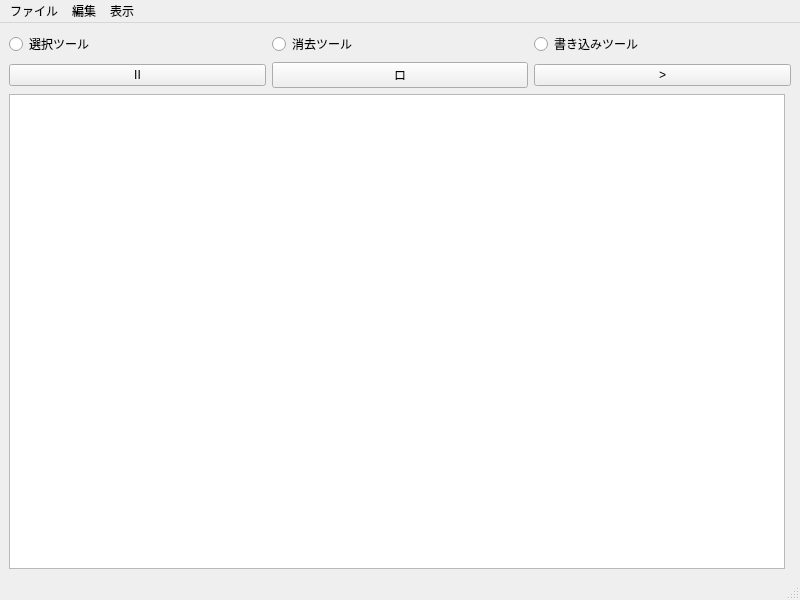
<?xml version="1.0" encoding="UTF-8"?>
<ui version="4.0">
 <class>MainWindow</class>
 <widget class="QMainWindow" name="MainWindow">
  <property name="geometry">
   <rect>
    <x>0</x>
    <y>0</y>
    <width>800</width>
    <height>600</height>
   </rect>
  </property>
  <property name="windowTitle">
   <string>F0 Editor</string>
  </property>
  <widget class="QWidget" name="centralwidget">
   <property name="enabled">
    <bool>true</bool>
   </property>
   <property name="autoFillBackground">
    <bool>false</bool>
   </property>
   <layout class="QGridLayout" name="gridLayout_2">
    <item row="0" column="0" colspan="2">
     <layout class="QGridLayout" name="gridLayout">
      <item row="1" column="0">
       <layout class="QHBoxLayout" name="horizontalLayout_2">
        <item>
         <widget class="QPushButton" name="tmpstop_button">
          <property name="text">
           <string>II</string>
          </property>
         </widget>
        </item>
        <item>
         <widget class="QPushButton" name="stop_button">
          <property name="text">
           <string>ロ</string>
          </property>
         </widget>
        </item>
        <item>
         <widget class="QPushButton" name="play_button">
          <property name="text">
           <string>&gt;</string>
          </property>
         </widget>
        </item>
       </layout>
      </item>
      <item row="0" column="0">
       <layout class="QHBoxLayout" name="horizontalLayout_3">
        <item>
         <widget class="QRadioButton" name="select_tool">
          <property name="text">
           <string>選択ツール</string>
          </property>
         </widget>
        </item>
        <item>
         <widget class="QRadioButton" name="erase_tool">
          <property name="text">
           <string>消去ツール</string>
          </property>
         </widget>
        </item>
        <item>
         <widget class="QRadioButton" name="write_tool">
          <property name="text">
           <string>書き込みツール</string>
          </property>
         </widget>
        </item>
       </layout>
      </item>
     </layout>
    </item>
    <item row="1" column="0">
     <widget class="QListView" name="dummy"/>
    </item>
   </layout>
  </widget>
  <widget class="QMenuBar" name="menubar">
   <property name="geometry">
    <rect>
     <x>0</x>
     <y>0</y>
     <width>800</width>
     <height>36</height>
    </rect>
   </property>
   <widget class="QMenu" name="menu">
    <property name="title">
     <string>ファイル</string>
    </property>
    <addaction name="action_open_f0"/>
    <addaction name="actio_close_file"/>
    <addaction name="action_save"/>
    <addaction name="action_save_as"/>
   </widget>
   <widget class="QMenu" name="menu_2">
    <property name="title">
     <string>編集</string>
    </property>
   </widget>
   <widget class="QMenu" name="menu_3">
    <property name="title">
     <string>表示</string>
    </property>
   </widget>
   <addaction name="menu"/>
   <addaction name="menu_2"/>
   <addaction name="menu_3"/>
  </widget>
  <widget class="QStatusBar" name="statusbar"/>
  <action name="action_open_f0">
   <property name="text">
    <string>F0ファイルを開く</string>
   </property>
   <property name="shortcut">
    <string>Ctrl+O</string>
   </property>
  </action>
  <action name="actio_close_file">
   <property name="text">
    <string>ファイルを閉じる</string>
   </property>
   <property name="shortcut">
    <string>Ctrl+W</string>
   </property>
  </action>
  <action name="action_save">
   <property name="text">
    <string>上書き保存</string>
   </property>
  </action>
  <action name="action_save_as">
   <property name="text">
    <string>名前を付けて保存</string>
   </property>
  </action>
 </widget>
 <resources/>
 <connections/>
</ui>
